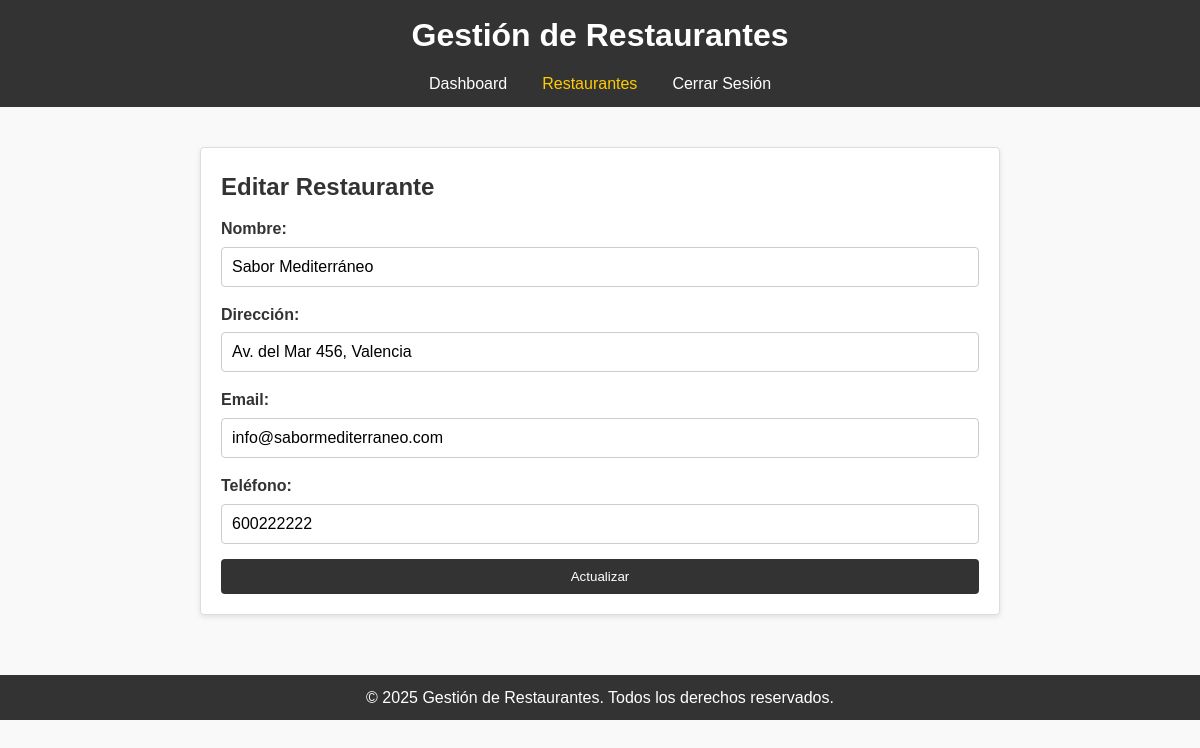
The app's page /index.php?page=edit_restaurant&id=2 (signed in) with its own data.
### tables this page shows
CREATE TABLE "restaurants" (
            id INTEGER PRIMARY KEY AUTOINCREMENT,
            restaurant_name TEXT NOT NULL,
            direction TEXT NOT NULL,
            email TEXT NOT NULL,
            phone TEXT NOT NULL,
            id_reservation INTEGER,
            FOREIGN KEY (id_reservation) REFERENCES reservations(id)
        );

### public/edit_restaurant.php (the view, shortened to what this page needs)
<?php
$db = Database::getInstance()->getConnection();
$id = intval($_GET['id']);
if ($_SERVER['REQUEST_METHOD'] === 'POST') {
    $restaurant_name = trim($_POST['restaurant_name'] ?? '');
    $direction = trim($_POST['direction'] ?? '');
    $email = trim($_POST['email'] ?? '');
    $phone = trim($_POST['phone'] ?? '');
    if (empty($restaurant_name) || empty($direction) || empty($email) || empty($phone)) {
        $error = "Todos los campos son obligatorios.";
    } else {
        $stmt = $db->prepare("UPDATE restaurants SET restaurant_name = :restaurant_name, direction = :direction, email = :email, phone = :phone WHERE id = :id");
        $stmt->execute([
            ':restaurant_name' => $restaurant_name,
            ':direction'       => $direction,
            ':email'           => $email,
            ':phone'           => $phone,
            ':id'              => $id
        ]);
        header("Location: index.php?page=restaurants");
        exit;
    }
} else {
    $stmt = $db->prepare("SELECT * FROM restaurants WHERE id = :id");
    $stmt->execute([':id' => $id]);
    $restaurant = $stmt->fetch(PDO::FETCH_ASSOC);
}
?>
<!DOCTYPE html>
<html lang="es">
<head>
    <link rel="stylesheet" href="css/style.css">
</head>
<body>
   <header>
        <h1><?php echo APP_NAME; ?></h1>
        <nav>
            <ul>
                <li><a href="index.php?page=dashboard">Dashboard</a></li>
                <li><a href="index.php?page=restaurants" class="active">Restaurantes</a></li>
                <li><a href="logout.php">Cerrar Sesión</a></li>
            </ul>
        </nav>
   </header>
   <main>
       <section>
           <h2>Editar Restaurante</h2>
           <form method="post" action="">
               <div class="form-group">
                   <label for="restaurant_name">Nombre:</label>
                   <input type="text" name="restaurant_name" id="restaurant_name" value="<?php echo htmlspecialchars($restaurant['restaurant_name']); ?>" required>
               </div>
               <div class="form-group">
                   <label for="direction">Dirección:</label>
                   <input type="text" name="direction" id="direction" value="<?php echo htmlspecialchars($restaurant['direction']); ?>" required>
               </div>
               <div class="form-group">
                   <label for="email">Email:</label>
                   <input type="email" name="email" id="email" value="<?php echo htmlspecialchars($restaurant['email']); ?>" required>
               </div>
               <div class="form-group">
                   <label for="phone">Teléfono:</label>
                   <input type="text" name="phone" id="phone" value="<?php echo htmlspecialchars($restaurant['phone']); ?>" required>
               </div>
               <div class="form-group">
                   <input type="submit" value="Actualizar">
               </div>
           </form>
       </section>
   </main>
   <footer>
       <p>&copy; <?php echo date("Y"); ?> <?php echo APP_NAME; ?>. Todos los derechos reservados.</p>
   </footer>
</body>
</html>

### public/css/style.css (style rules this page uses)
* { margin: 0; padding: 0; box-sizing: border-box; }
html, body { font-family: Arial, Helvetica, sans-serif; background-color: #f9f9f9; color: #333; line-height: 1.6; }
header { background-color: #333; color: #fff; padding: 10px 20px; }
header h1 { font-size: 2rem; text-align: center; margin-bottom: 10px; }
header nav ul { list-style: none; display: flex; justify-content: center; gap: 15px; }
header nav ul li a { text-decoration: none; color: #fff; padding: 5px 10px; transition: color 0.3s ease; }
header nav ul li a:hover, header nav ul li a.active { color: #ffcc00; }
main { padding: 20px; }
section { max-width: 800px; margin: 20px auto; padding: 20px; background-color: #fff; border: 1px solid #ddd; border-radius: 4px; box-shadow: 0 2px 5px rgba(0, 0, 0, 0.1); }
form { display: flex; flex-direction: column; gap: 15px; margin-top: 10px; }
.form-group { display: flex; flex-direction: column; text-align: left; }
.form-group label { font-weight: bold; margin-bottom: 5px; }
.form-group input[type="text"], .form-group input[type="email"], .form-group input[type="password"], .form-group textarea { padding: 10px; border: 1px solid #ccc; border-radius: 4px; font-size: 1rem; }
.form-group input[type="submit"], button { background-color: #333; color: #fff; padding: 10px; border: none; border-radius: 4px; cursor: pointer; transition: background-color 0.3s ease; }
footer { background-color: #333; color: #fff; text-align: center; padding: 10px 20px; margin-top: 20px; }

### records on screen
restaurants: restaurant_name "Sabor Mediterráneo", direction "Av. del Mar 456, Valencia", email "info@sabormediterraneo.com", phone "600222222"

### other values on screen
APP_NAME "Gestión de Restaurantes"
